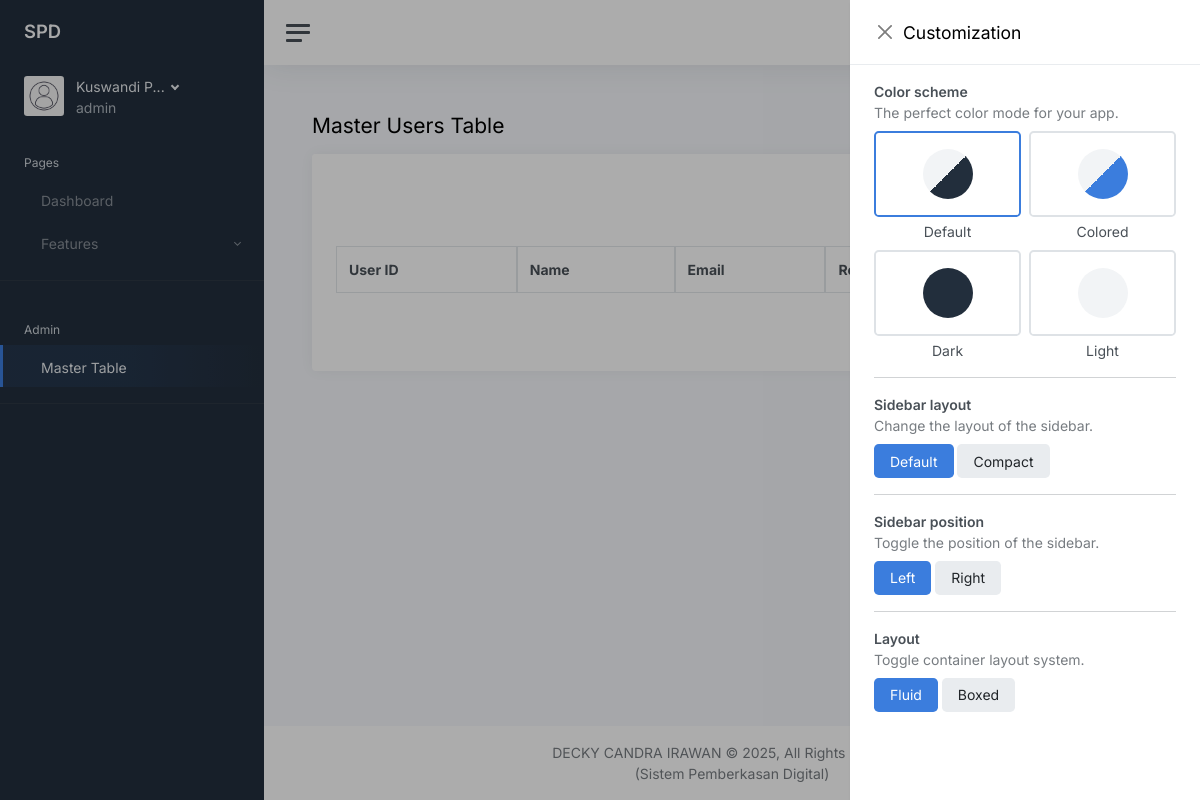
Page /master_admin (signed in) on the earlier database version.
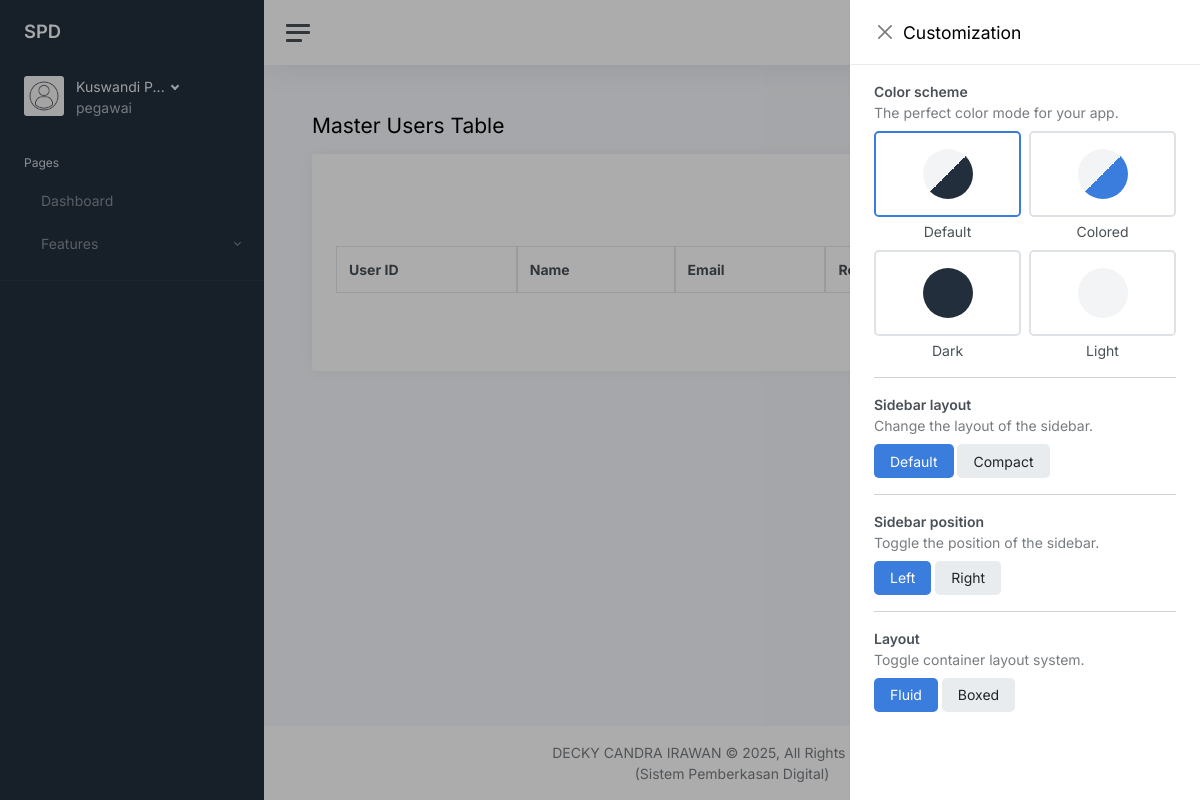
Same page on the later database version.
### tables this page shows
CREATE TABLE users (
                    id INTEGER PRIMARY KEY AUTOINCREMENT,
                    username TEXT,
                    password_hash TEXT NOT NULL,
                    name TEXT,
                    phone_number TEXT,
                    email TEXT UNIQUE NOT NULL,
                    biography TEXT,
                    role TEXT NOT NULL,
                    profile_pict TEXT,
                    reset_token TEXT,
                    reset_token_time TIMESTAMP,
                    remember TEXT,
                    created_at TIMESTAMP DEFAULT CURRENT_TIMESTAMP,
                    updated_at TIMESTAMP       
                );

### controllers/documents_admin.py (the view)
@documents_admin_blueprint.route('/master_admin', methods=['GET', 'POST'])
@login_required
def master_admin():
    if request.method == 'GET':
        session['csrf_token'] = secrets.token_hex(16)
    return render_template(
        'master_admin.html',
        current_user=current_user,
        csrf_token=session['csrf_token'],
        page_title='Master Admin'
    )

### app.py (called while the page is built)
@login_manager.user_loader
def load_user(user_id):
    with get_db() as db:
        user = db.execute('SELECT * FROM users WHERE id = ?', (user_id,)).fetchone()
        return User({key: user[key] for key in user.keys()}) if user else None

@app.template_filter('truncate_word')
def truncate_word(s, length=10):
    return s[:length] + '...' if len(s) > length else s

### controllers/helpers/database.py (called while the page is built)
def get_db():
    conn = sqlite3.connect(DATABASE)
    conn.row_factory = sqlite3.Row
    return conn

### templates/master_admin.html (shortened to what this page needs)
{% include "partials/main_head.html" %} {% include "partials/alert.html" %}
<main class="content">
  <div class="container-fluid p-0">
    <div class="mb-3">
      <h1 class="h3 d-inline align-middle">Master Users Table</h1>
    </div>
    <div class="row">
      <div class="col-12">
        <div class="card">
          <div class="card-header">
          </div>
          <div class="card-body">
            <br />
            <div class="m-1 pb-5" style="overflow: auto">
              <table
                id="datatables_all_users"
                class="table table-striped dataTable no-footer display table-bordered"
                style="width: 100%"
              >
                <thead>
                  <tr>
                    <th>User ID</th>
                    <th>Name</th>
                    <th>Email</th>
                    <th>Role</th>
                    <th>Action</th>
                  </tr>
                </thead>
              </table>
            </div>
          </div>
        </div>
      </div>
    </div>
  </div>
</main>
{% include "partials/main_foot.html" %}

### templates/partials/sidebar.html (shortened to what this page needs)
<nav id="sidebar" class="sidebar js-sidebar">
  <div class="sidebar-content js-simplebar">
    <a class="sidebar-brand" href="#">
      <span class="sidebar-brand-text align-middle"> SPD</span>
    </a>
    <div class="sidebar-user">
      <div class="d-flex justify-content-center">
        <div class="flex-shrink-0">
          <img
            class="avatar img-fluid rounded me-1"
            src="{{url_for('static', filename='uploads/avatars/'+(current_user.profile_pict or 'default.jpg'))}}"
            alt="Profile Picture"
          />
        </div>
        <div class="flex-grow-1 ps-2">
          <a
            class="sidebar-user-title dropdown-toggle"
            href="#"
            data-bs-toggle="dropdown"
          >
            {{current_user.name|truncate_word}}
          </a>
          <div class="sidebar-user-subtitle">{{current_user.role}}</div>
        </div>
      </div>
    </div>
    <ul class="sidebar-nav">
      <li class="sidebar-header">Pages</li>
      <li
        class="sidebar-item {{ 'active' if page_title == 'Dashboard' else '' }}"
      >
        <a class="sidebar-link" href="{{url_for('views.dashboard')}}">
          <span class="align-middle">Dashboard</span>
        </a>
      </li>
      <li
        class="sidebar-item {{ 'active' if page_title == 'Features' else '' }}"
      >
        <a
          data-bs-target="#pages"
          data-bs-toggle="collapse"
          class="sidebar-link collapsed"
        >
          <span class="align-middle">Features</span>
        </a>
      </li>
      <hr />
      {% if current_user.role == 'admin' %}
      <li class="sidebar-header">Admin</li>
      <li
        class="sidebar-item {{ 'active' if page_title == 'Master Admin' else '' }}"
      >
        <a class="sidebar-link" href="/master_admin">
          <span class="align-middle">Master Table</span>
        </a>
      </li>
      <hr />
      {% endif %}
      <li class="sidebar-item">
        <div id="google_translate_element" class="sidebar-link"></div>
      </li>
    </ul>
  </div>
</nav>

Differences in the rows shown:
changed users "Kuswandi P...": role "admin" → "pegawai"
Other differences:
text no longer shown: "Admin Master Table"
